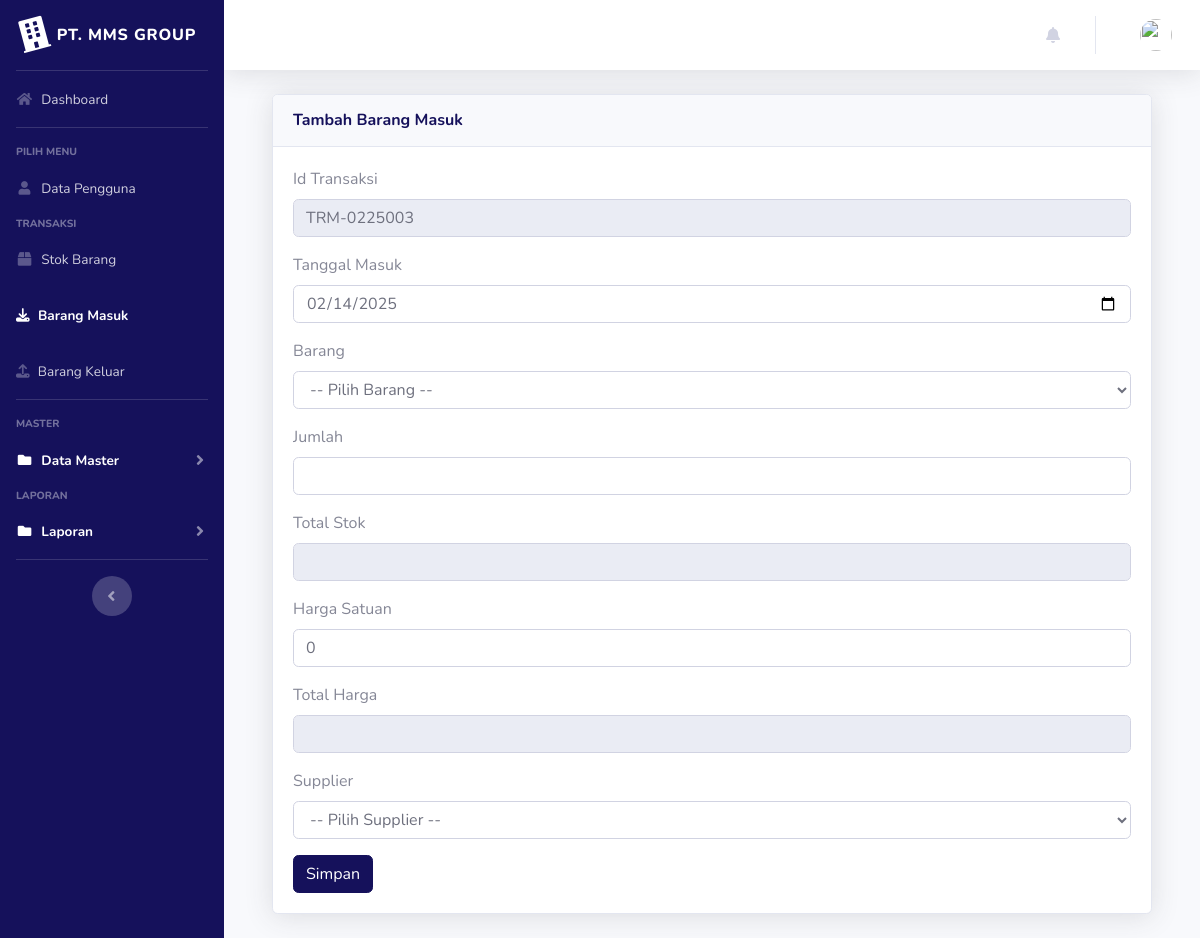
Before: /index.php?page=barangmasuk&aksi=tambahbarangmasuk (signed in) with the older database file.
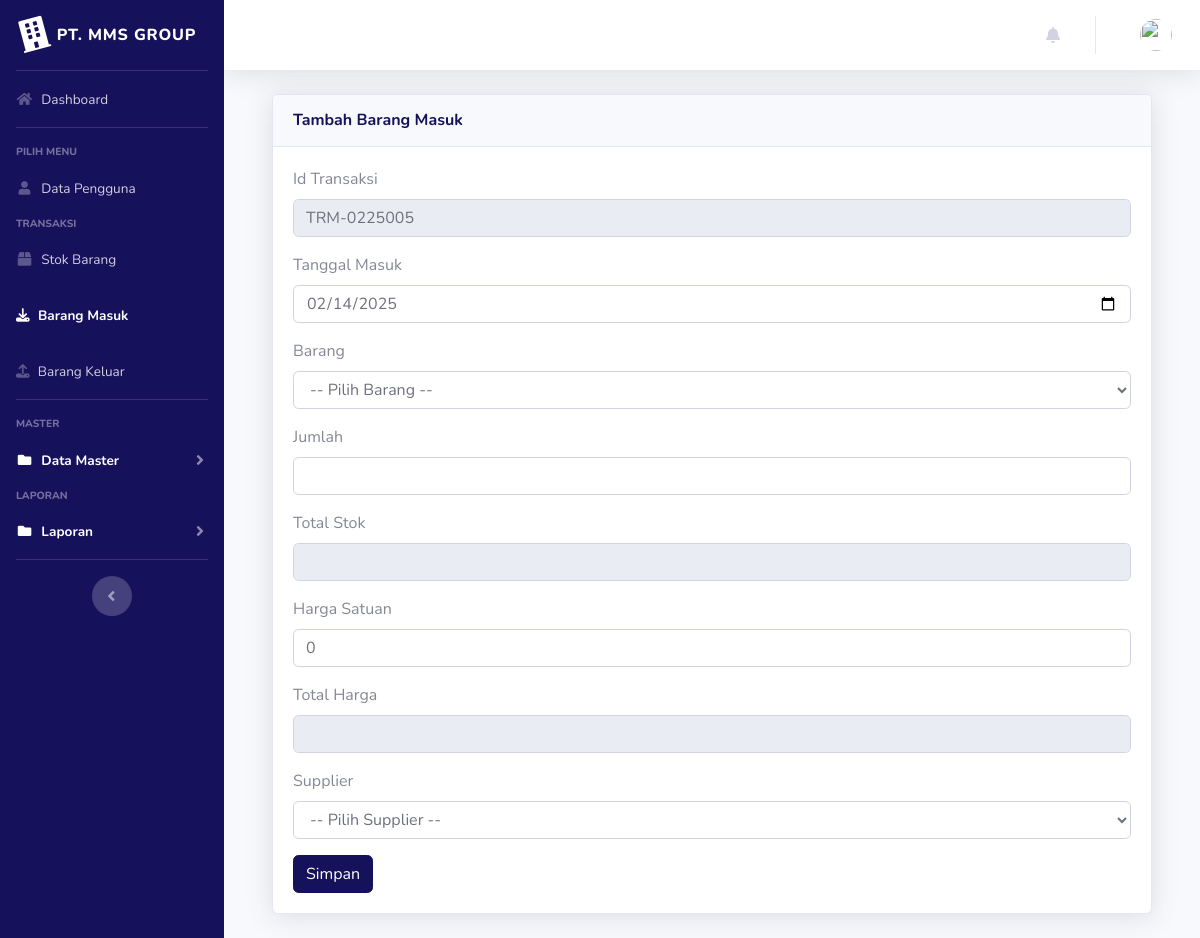
After: the same page with the newer database file.
### tables this page shows
CREATE TABLE `barang_masuk` (
  `id` int NOT NULL AUTO_INCREMENT,
  `id_transaksi` varchar(100) NOT NULL,
  `tanggal` date NOT NULL,
  `kode_barang` varchar(100) NOT NULL,
  `nama_barang` varchar(100) NOT NULL,
  `pengirim` varchar(100) NOT NULL,
  `jumlah` double NOT NULL,
  `satuan` varchar(100) NOT NULL,
  `harga_satuan` bigint NOT NULL,
  `total_harga` bigint NOT NULL,
  PRIMARY KEY (`id`)
);

### page/barangmasuk/tambahbarangmasuk.php (the view, shortened to what this page needs)
 <?php
$koneksi = new mysqli("127.0.0.1", "root", "", "inventori");
$no = mysqli_query($koneksi, "select id_transaksi from barang_masuk order by id_transaksi desc");
$idtran = mysqli_fetch_array($no);
$kode = $idtran['id_transaksi'];
$urut = substr($kode, 8, 3);
$tambah = (int) $urut + 1;
$bulan = date("m");
$tahun = date("y");
if (strlen($tambah) == 1) {
	$format = "TRM-" . $bulan . $tahun . "00" . $tambah;
} else if (strlen($tambah) == 2) {
	$format = "TRM-" . $bulan . $tahun . "0" . $tambah;
} else {
	$format = "TRM-" . $bulan . $tahun . $tambah;
}
$tanggal_masuk = date("Y-m-d");
?>
 <div class="container-fluid">
 	<div class="card shadow mb-4">
 		<div class="card-header py-3">
 			<h6 class="m-0 font-weight-bold text-primary">Tambah Barang Masuk</h6>
 		</div>
 		<div class="card-body">
 			<div class="table-responsive">
 				<div class="body">
 					<form method="POST" enctype="multipart/form-data">
 						<label for="">Id Transaksi</label>
 						<div class="form-group">
 							<div class="form-line">
 								<input type="text" name="id_transaksi" class="form-control" id="id_transaksi" value="<?php echo $format; ?>" readonly />
 							</div>
 						</div>
 						<label for="">Tanggal Masuk</label>
 						<div class="form-group">
 							<div class="form-line">
 								<input type="date" name="tanggal_masuk" class="form-control" id="tanggal_masuk" value="<?php echo $tanggal_masuk; ?>" />
 							</div>
 						</div>
 						<label for="">Barang</label>
 						<div class="form-group">
 							<div class="form-line">
 								<select name="barang" id="cmb_barang" class="form-control" />
 								<option value="">-- Pilih Barang --</option>
 							</div>
 						</div>
 						<label for="">Jumlah</label>
 						<div class="form-group">
 							<div class="form-line">
 								<input type="text" name="jumlahmasuk" id="jumlahmasuk" onkeyup="sum()" class="form-control" />
 							</div>
 						</div>
 						<label for="jumlah">Total Stok</label>
 						<div class="form-group">
 							<div class="form-line">
 								<input readonly="readonly" name="jumlah" id="jumlah" type="number" class="form-control">
 							</div>
 						</div>
 						<label for="">Harga Satuan</label>
 						<div class="form-group">
 							<div class="form-line">
 								<input type="number" name="harga_satuan" id="harga_satuan" onkeyup="sum()" class="form-control" value="0" />
 							</div>
 						</div>
 						<label for="jumlah">Total Harga</label>
 						<div class="form-group">
 							<div class="form-line">
 								<input readonly="readonly" name="total_harga" id="total_harga" type="number" class="form-control">
 							</div>
 						</div>
 						<label for="">Supplier</label>
 						<div class="form-group">
 							<div class="form-line">
 								<select name="pengirim" class="form-control" />
 								<option value="">-- Pilih Supplier --</option>
 							</div>
 						</div>
 						<input type="submit" name="simpan" value="Simpan" class="btn btn-primary">
 					</form>

### index.php (shortened to what this page needs)
<?php
$koneksi = new mysqli("127.0.0.1", "root", "", "inventori");
$current_page = isset($_GET['page']) ? $_GET['page'] : 'home';
?>
<!DOCTYPE html>
<html lang="en">
<head>
  <link rel="stylesheet" href="https://cdnjs.cloudflare.com/ajax/libs/font-awesome/6.7.2/css/all.min.css" />
  <link href="vendor/fontawesome-free/css/all.min.css" rel="stylesheet" type="text/css">
  <link href="css/sb-admin-2.min.css" rel="stylesheet">
  <link href="vendor/datatables/dataTables.bootstrap4.min.css" rel="stylesheet">
</head>
<body id="page-top">
  <div id="wrapper">
    <ul class="navbar-nav bg-primary sidebar sidebar-dark accordion" id="accordionSidebar">
      <a class="sidebar-brand d-flex align-items-center justify-content-center" href="index.php">
        <div class="sidebar-brand-icon rotate-n-15">
          <i class="fas fa-building"></i>
        </div>
        <div class="sidebar-brand-text mx-2">PT. MMS GROUP</div>
      </a>
      <hr class="sidebar-divider my-0">
      <?php
      if ($_SESSION['admin']) {
        $user = $_SESSION['admin'];
      }
      $sql = $koneksi->query("select * from users where id='$user'");
      $data = $sql->fetch_assoc();
      ?>
      <li class="nav-item <?php echo ($current_page == 'home') ? 'active' : ''; ?>">
        <a class="nav-link" href="?page=home">
          <i class="fas fa-fw fa-home"></i>
          <span>Dashboard</span></a>
      </li>
      <hr class="sidebar-divider">
      <div class="sidebar-heading">
        Pilih Menu
      </div>
      <li class="nav-item <?php echo ($current_page == 'pengguna') ? 'active' : ''; ?>">
        <a class="nav-link" href="?page=pengguna">
          <i class="fas fa-fw fa-user"></i>
          <span>Data Pengguna</span></a>
      </li>
      <div class="sidebar-heading">
        Transaksi
      </div>
      <li class="nav-item <?php echo ($current_page == 'gudang') ? 'active' : ''; ?>">
        <a class="nav-link" href="?page=gudang">
          <i class="fas fa-fw fa-box"></i>
          <span>Stok Barang</span></a>
      </li>
      <li class="nav-item <?php echo ($current_page == 'barangmasuk') ? 'active' : ''; ?>">
        <a class="nav-link" href="?page=barangmasuk">
          <i class="fa-solid fa-download"></i>
          <span>Barang Masuk</span></a>
      </li>
      <li class="nav-item <?php echo ($current_page == 'barangkeluar') ? 'active' : ''; ?>">
        <a class="nav-link" href="?page=barangkeluar">
          <i class="fa-solid fa-upload"></i>
          <span>Barang Keluar</span></a>
      </li>
      <hr class="sidebar-divider">
      <div class="sidebar-heading">
        Master
      </div>
      <li class="nav-item active">
        <a class="nav-link collapsed" href="#" data-toggle="collapse" data-target="#collapseData" aria-expanded="true" aria-controls="collapseData">
          <i class="fas fa-fw fa-folder"></i>
          <span>Data Master</span>
        </a>
      </li>
      <div class="sidebar-heading">
        Laporan
      </div>
      <li class="nav-item active">
        <a class="nav-link collapsed" href="#" data-toggle="collapse" data-target="#collapseLaporan" aria-expanded="true" aria-controls="collapseLaporan">
          <i class="fas fa-fw fa-folder"></i>
          <span>Laporan</span>
        </a>
      </li>
      <hr class="sidebar-divider d-none d-md-block">
      <div class="text-center d-none d-md-inline">
        <button class="rounded-circle border-0" id="sidebarToggle"></button>
      </div>
    </ul>
    <div id="content-wrapper" class="d-flex flex-column">
      <div id="content">
        <nav class="navbar navbar-expand navbar-light bg-white topbar mb-4 static-top shadow">
          <ul class="navbar-nav ml-auto">
            <li class="nav-item dropdown no-arrow mx-1">
              <a class="nav-link dropdown-toggle" href="#" id="alertsDropdown" role="button"
                data-toggle="dropdown" aria-haspopup="true" aria-expanded="false">
                <i class="fas fa-bell fa-fw"></i>
              </a>
                <?php
                $sql = $koneksi->query("select notifikasi.id, notifikasi.jatuh_tempo, notifikasi.status, barang_keluar.nama_konsumen from notifikasi inner join barang_keluar on notifikasi.id_barang_keluar = barang_keluar.id where notifikasi.status='pending' AND notifikasi.jatuh_tempo = CURDATE()");
                while ($data = $sql->fetch_assoc()) {
                ?>
                  <a class="dropdown-item d-flex align-items-center" href="?page=notifikasi&aksi=simpan&id=<?= $data['id'] ?>">
                    <div class="mr-3">
                      <div class="icon-circle bg-primary">
                        <i class="fa-solid fa-bell text-white"></i>
                      </div>
                    </div>
                    <div>
                      <div class="small text-gray-500"><?= date('M d, Y', strtotime($data['jatuh_tempo'])) ?></div>
                      <span class="font-weight-bold"><?= $data['nama_konsumen'] ?></span>
                    </div>
                  </a>
                <?php
                }
                ?>
            </li>
            <li class="nav-item dropdown no-arrow">
              <a class="nav-link dropdown-toggle" href="#" id="userDropdown" role="button"
                data-toggle="dropdown" aria-haspopup="true" aria-expanded="false">
                <img class="img-profile rounded-circle"
                  src="img/<?php echo $data['foto'] ?>">
              </a>
            </li>
          </ul>
        </nav>
        <div class="container-fluid">
          <section class="content">
            <?php
            $page = $_GET['page'];
            $aksi = $_GET['aksi'];
            if ($page == "barangmasuk") {
              if ($aksi == "tambahbarangmasuk") {
                include "page/barangmasuk/tambahbarangmasuk.php";
              }
            }
            ?>
          </section>
        </div>
      </div>
    </div>
  </div>
</body>
</html>

Changed rows visible on the page:
removed barang_masuk: id_transaksi "TRM-0225003"
added barang_masuk: id_transaksi "TRM-0225005"
